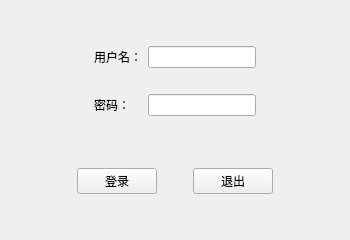
<?xml version="1.0" encoding="UTF-8"?>
<ui version="4.0">
 <class>MainWindow</class>
 <widget class="QMainWindow" name="MainWindow">
  <property name="geometry">
   <rect>
    <x>0</x>
    <y>0</y>
    <width>350</width>
    <height>240</height>
   </rect>
  </property>
  <property name="minimumSize">
   <size>
    <width>350</width>
    <height>240</height>
   </size>
  </property>
  <property name="maximumSize">
   <size>
    <width>350</width>
    <height>240</height>
   </size>
  </property>
  <property name="windowTitle">
   <string>登录</string>
  </property>
  <widget class="QWidget" name="centralwidget">
   <layout class="QVBoxLayout" name="verticalLayout">
    <item>
     <widget class="QWidget" name="widget" native="true">
      <property name="sizePolicy">
       <sizepolicy hsizetype="Preferred" vsizetype="Fixed">
        <horstretch>0</horstretch>
        <verstretch>0</verstretch>
       </sizepolicy>
      </property>
      <layout class="QGridLayout" name="gridLayout">
       <item row="0" column="1">
        <widget class="QLabel" name="label">
         <property name="text">
          <string>用户名：</string>
         </property>
        </widget>
       </item>
       <item row="0" column="3">
        <spacer name="horizontalSpacer_5">
         <property name="orientation">
          <enum>Qt::Horizontal</enum>
         </property>
         <property name="sizeHint" stdset="0">
          <size>
           <width>40</width>
           <height>20</height>
          </size>
         </property>
        </spacer>
       </item>
       <item row="0" column="2">
        <widget class="QLineEdit" name="lineEdit"/>
       </item>
       <item row="0" column="0">
        <spacer name="horizontalSpacer_4">
         <property name="orientation">
          <enum>Qt::Horizontal</enum>
         </property>
         <property name="sizeHint" stdset="0">
          <size>
           <width>40</width>
           <height>20</height>
          </size>
         </property>
        </spacer>
       </item>
       <item row="2" column="1">
        <widget class="QLabel" name="label_2">
         <property name="text">
          <string>密码：</string>
         </property>
        </widget>
       </item>
       <item row="2" column="2">
        <widget class="QLineEdit" name="lineEdit_2">
         <property name="echoMode">
          <enum>QLineEdit::Password</enum>
         </property>
        </widget>
       </item>
       <item row="1" column="1">
        <spacer name="verticalSpacer">
         <property name="orientation">
          <enum>Qt::Vertical</enum>
         </property>
         <property name="sizeType">
          <enum>QSizePolicy::Fixed</enum>
         </property>
         <property name="sizeHint" stdset="0">
          <size>
           <width>20</width>
           <height>20</height>
          </size>
         </property>
        </spacer>
       </item>
      </layout>
     </widget>
    </item>
    <item>
     <widget class="QWidget" name="widget_3" native="true">
      <property name="sizePolicy">
       <sizepolicy hsizetype="Preferred" vsizetype="Fixed">
        <horstretch>0</horstretch>
        <verstretch>0</verstretch>
       </sizepolicy>
      </property>
      <layout class="QHBoxLayout" name="horizontalLayout_4">
       <item>
        <spacer name="horizontalSpacer">
         <property name="orientation">
          <enum>Qt::Horizontal</enum>
         </property>
         <property name="sizeHint" stdset="0">
          <size>
           <width>40</width>
           <height>20</height>
          </size>
         </property>
        </spacer>
       </item>
       <item>
        <widget class="QPushButton" name="pushButton">
         <property name="text">
          <string>登录</string>
         </property>
        </widget>
       </item>
       <item>
        <spacer name="horizontalSpacer_3">
         <property name="orientation">
          <enum>Qt::Horizontal</enum>
         </property>
         <property name="sizeType">
          <enum>QSizePolicy::Fixed</enum>
         </property>
         <property name="sizeHint" stdset="0">
          <size>
           <width>30</width>
           <height>20</height>
          </size>
         </property>
        </spacer>
       </item>
       <item>
        <widget class="QPushButton" name="pushButton_2">
         <property name="text">
          <string>退出</string>
         </property>
        </widget>
       </item>
       <item>
        <spacer name="horizontalSpacer_2">
         <property name="orientation">
          <enum>Qt::Horizontal</enum>
         </property>
         <property name="sizeHint" stdset="0">
          <size>
           <width>40</width>
           <height>20</height>
          </size>
         </property>
        </spacer>
       </item>
      </layout>
     </widget>
    </item>
   </layout>
  </widget>
 </widget>
 <resources/>
 <connections/>
</ui>
